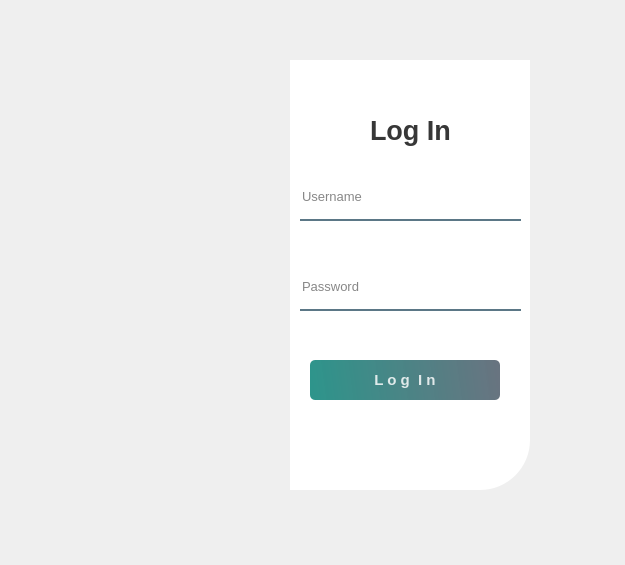
<?xml version="1.0" encoding="UTF-8"?>
<ui version="4.0">
 <class>Frame</class>
 <widget class="QFrame" name="Frame">
  <property name="geometry">
   <rect>
    <x>0</x>
    <y>0</y>
    <width>625</width>
    <height>565</height>
   </rect>
  </property>
  <property name="windowTitle">
   <string>Frame</string>
  </property>
  <widget class="QWidget" name="widget" native="true">
   <property name="geometry">
    <rect>
     <x>30</x>
     <y>30</y>
     <width>550</width>
     <height>500</height>
    </rect>
   </property>
   <property name="styleSheet">
    <string notr="true">QPushButton#pushButton{
	background-color: qlineargradient(spread:pad, x1:0, y1:0.505682, x2:1, y2:0.477, stop:0 rgba(11, 131, 120, 219), stop:1 rgba(85, 98, 112, 226));
	color:rgba(255, 255, 255, 210);
	border-radius:5px;
}

QPushButton#pushButton:hover{
	background-color: qlineargradient(spread:pad, x1:0, y1:0.505682, x2:1, y2:0.477, stop:0 rgba(150, 123, 111, 219), stop:1 rgba(85, 81, 84, 226));
}

QPushButton#pushButton:pressed{
	padding-left:5px;
	padding-top:5px;
	background-color:rgba(150, 123, 111, 255);
}

QPushButton#pushButton_2, #pushButton_3, #pushButton_4, #pushButton_5{
	background-color: rgba(0, 0, 0, 0);
	color:rgba(85, 98, 112, 255);
}

QPushButton#pushButton_2:hover, #pushButton_3:hover, #pushButton_4:hover, #pushButton_5:hover{
	color: rgba(131, 96, 53, 255);
}

QPushButton#pushButton_2:pressed, #pushButton_3:pressed, #pushButton_4:pressed, #pushButton_5:pressed{
	padding-left:5px;
	padding-top:5px;
	color:rgba(91, 88, 53, 255);
}</string>
   </property>
   <widget class="QLabel" name="label">
    <property name="geometry">
     <rect>
      <x>10</x>
      <y>30</y>
      <width>280</width>
      <height>430</height>
     </rect>
    </property>
    <property name="styleSheet">
     <string notr="true">image: url(:/icon/icon/background.jpg);
border-top-left-radius:50px</string>
    </property>
    <property name="text">
     <string/>
    </property>
   </widget>
   <widget class="QLabel" name="label_3">
    <property name="geometry">
     <rect>
      <x>260</x>
      <y>30</y>
      <width>240</width>
      <height>430</height>
     </rect>
    </property>
    <property name="styleSheet">
     <string notr="true">background-color: rgb(255, 255, 255);
border-bottom-right-radius:50px</string>
    </property>
    <property name="text">
     <string/>
    </property>
   </widget>
   <widget class="QLabel" name="label_2">
    <property name="geometry">
     <rect>
      <x>340</x>
      <y>80</y>
      <width>100</width>
      <height>40</height>
     </rect>
    </property>
    <property name="font">
     <font>
      <pointsize>20</pointsize>
      <weight>75</weight>
      <bold>true</bold>
     </font>
    </property>
    <property name="styleSheet">
     <string notr="true">color: rgb(0,0,0,200);</string>
    </property>
    <property name="text">
     <string>Log In</string>
    </property>
   </widget>
   <widget class="QLineEdit" name="lineEdit">
    <property name="geometry">
     <rect>
      <x>270</x>
      <y>150</y>
      <width>221</width>
      <height>41</height>
     </rect>
    </property>
    <property name="font">
     <font>
      <pointsize>10</pointsize>
     </font>
    </property>
    <property name="styleSheet">
     <string notr="true">background-color: rgba(0,0,0,0);
border:none;
border-bottom:2px solid rgba(46,82,101,200);
color:rgba(0,0,0,240);
padding-bottom:7px;
</string>
    </property>
    <property name="text">
     <string/>
    </property>
    <property name="placeholderText">
     <string>Username</string>
    </property>
   </widget>
   <widget class="QLineEdit" name="lineEdit_2">
    <property name="geometry">
     <rect>
      <x>270</x>
      <y>240</y>
      <width>221</width>
      <height>41</height>
     </rect>
    </property>
    <property name="font">
     <font>
      <pointsize>10</pointsize>
     </font>
    </property>
    <property name="styleSheet">
     <string notr="true">background-color: rgba(0,0,0,0);
border:none;
border-bottom:2px solid rgba(46,82,101,200);
color:rgba(0,0,0,240);
padding-bottom:7px;
</string>
    </property>
    <property name="text">
     <string/>
    </property>
    <property name="placeholderText">
     <string>Password</string>
    </property>
   </widget>
   <widget class="QPushButton" name="pushButton">
    <property name="geometry">
     <rect>
      <x>280</x>
      <y>330</y>
      <width>190</width>
      <height>40</height>
     </rect>
    </property>
    <property name="font">
     <font>
      <pointsize>11</pointsize>
      <weight>75</weight>
      <bold>true</bold>
     </font>
    </property>
    <property name="text">
     <string>L o g  I n</string>
    </property>
   </widget>
  </widget>
 </widget>
 <resources>
  <include location="../static/resource.qrc"/>
 </resources>
 <connections/>
</ui>
